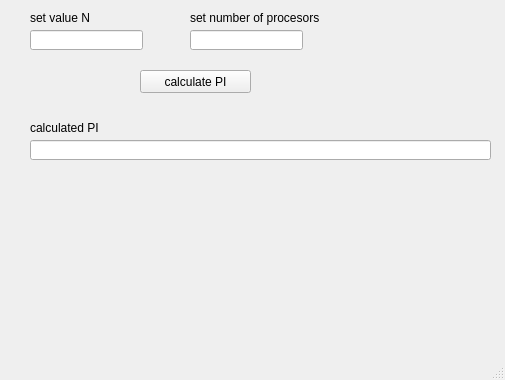
<?xml version="1.0" encoding="UTF-8"?>
<ui version="4.0">
 <class>MainWindow</class>
 <widget class="QMainWindow" name="MainWindow">
  <property name="geometry">
   <rect>
    <x>0</x>
    <y>0</y>
    <width>505</width>
    <height>380</height>
   </rect>
  </property>
  <property name="windowTitle">
   <string>MainWindow</string>
  </property>
  <widget class="QWidget" name="centralWidget">
   <widget class="QLineEdit" name="lineEditValueN">
    <property name="geometry">
     <rect>
      <x>30</x>
      <y>30</y>
      <width>113</width>
      <height>20</height>
     </rect>
    </property>
   </widget>
   <widget class="QLineEdit" name="lineEditProcNumber">
    <property name="geometry">
     <rect>
      <x>190</x>
      <y>30</y>
      <width>113</width>
      <height>20</height>
     </rect>
    </property>
   </widget>
   <widget class="QLabel" name="label">
    <property name="geometry">
     <rect>
      <x>30</x>
      <y>10</y>
      <width>81</width>
      <height>16</height>
     </rect>
    </property>
    <property name="text">
     <string>set value N</string>
    </property>
   </widget>
   <widget class="QLabel" name="label_2">
    <property name="geometry">
     <rect>
      <x>190</x>
      <y>10</y>
      <width>151</width>
      <height>16</height>
     </rect>
    </property>
    <property name="text">
     <string>set number of procesors</string>
    </property>
   </widget>
   <widget class="QPushButton" name="ButtonCalculatePI">
    <property name="geometry">
     <rect>
      <x>140</x>
      <y>70</y>
      <width>111</width>
      <height>23</height>
     </rect>
    </property>
    <property name="text">
     <string>calculate PI</string>
    </property>
   </widget>
   <widget class="QLineEdit" name="lineEditResult">
    <property name="geometry">
     <rect>
      <x>30</x>
      <y>140</y>
      <width>461</width>
      <height>20</height>
     </rect>
    </property>
   </widget>
   <widget class="QLabel" name="label_3">
    <property name="geometry">
     <rect>
      <x>30</x>
      <y>120</y>
      <width>81</width>
      <height>16</height>
     </rect>
    </property>
    <property name="text">
     <string>calculated PI</string>
    </property>
   </widget>
  </widget>
  <widget class="QMenuBar" name="menuBar">
   <property name="geometry">
    <rect>
     <x>0</x>
     <y>0</y>
     <width>505</width>
     <height>21</height>
    </rect>
   </property>
  </widget>
  <widget class="QStatusBar" name="statusBar"/>
 </widget>
 <layoutdefault spacing="6" margin="11"/>
 <resources/>
 <connections/>
</ui>
